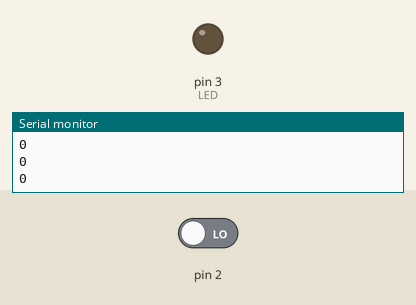
Recording of a sketch running on a simulated Arduino Uno, built with avr-gcc and run on an emulated ATmega328P. On the bench: output pins drawn as LEDs (lit = HIGH), the last lines printed to the serial monitor. The inputs (shaded band) are chosen by the test bench; at power-on: pin 2 LOW.

Above: at 2.8 s.
2.9 s: pin 2 driven HIGH
At 3.7 s:
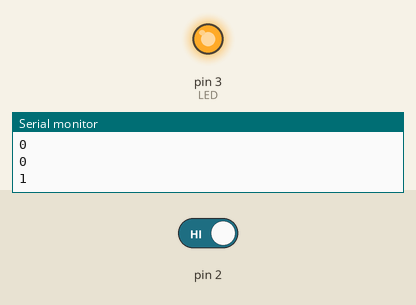
4.5 s: pin 2 driven LOW
At 6.4 s:
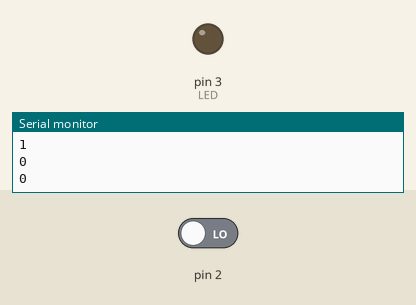
Timing chart, 0 to 7.9 s (numbered marks = the images above; inputs shaded):
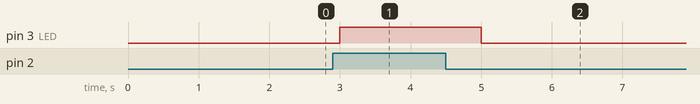

Measured:
- after the input at 2.9 s, pin 3 (LED): LOW → HIGH after 0.10 s
- after the input at 4.5 s, pin 3 (LED): HIGH → LOW after 0.50 s

The sketch:

Pushbutton_LED.ino
```cpp
int buttonstate = 0;
const int LED = 3;

void setup()
{
  pinMode(2, INPUT);
  pinMode(LED, OUTPUT);
  Serial.begin(9600);
}

void loop()
{
  buttonstate = digitalRead(2);
  Serial.println(buttonstate);
  if(buttonstate == 1){
    digitalWrite(LED, HIGH);}
  else{
    digitalWrite(LED, LOW);}
  delay(1000);
}
```
